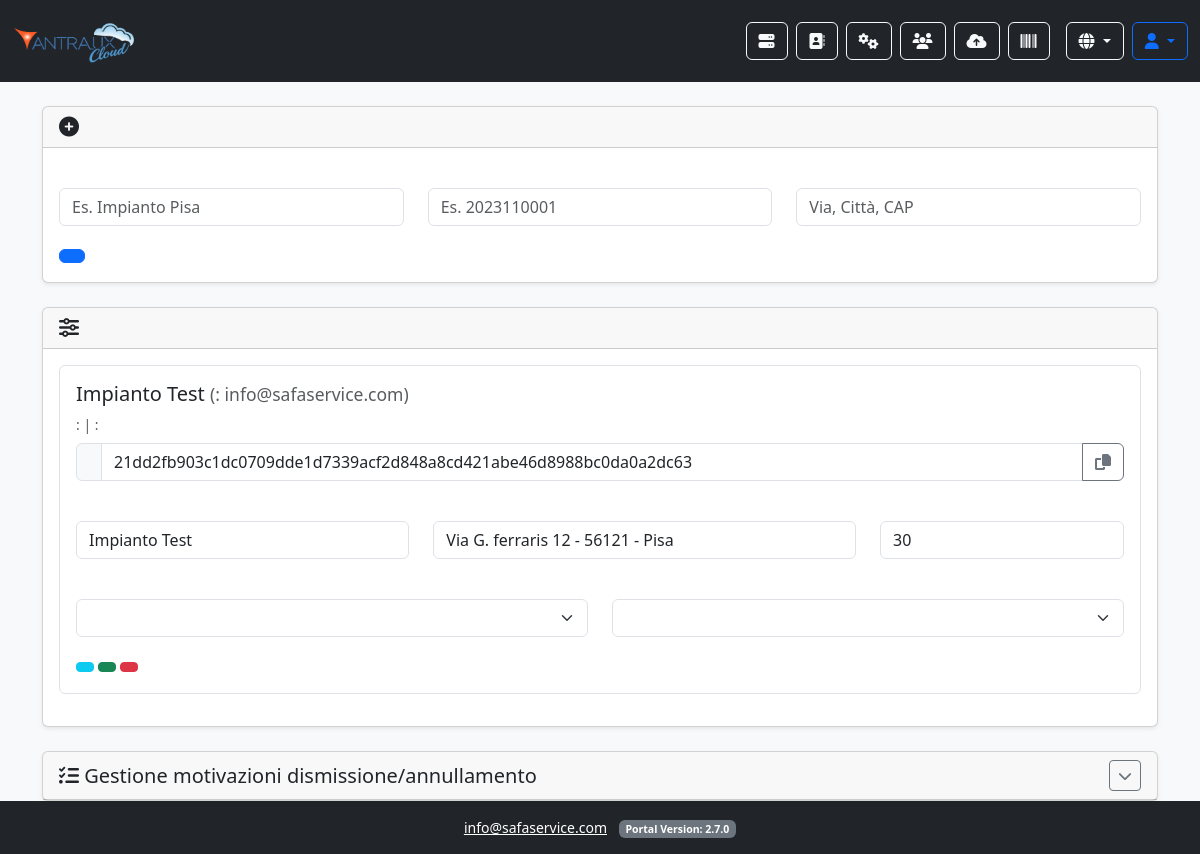
The app's page /WebSiteComunicazione/settings.php (signed in) with its own data.
### tables this page shows
CREATE TABLE `masters` (
  `id` int(11) NOT NULL,
  `creator_id` int(11) DEFAULT NULL,
  `owner_id` int(11) DEFAULT NULL,
  `maintainer_id` int(11) DEFAULT NULL,
  `serial_number` varchar(32) NOT NULL,
  `api_key` varchar(64) NOT NULL,
  `nickname` varchar(100) DEFAULT NULL,
  `address` varchar(255) DEFAULT NULL,
  `fw_version` varchar(16) DEFAULT NULL,
  `rssi` int(11) DEFAULT 0,
  `update_requested` tinyint(1) DEFAULT 0,
  `ota_status` varchar(50) DEFAULT NULL,
  `ota_message` text DEFAULT NULL,
  `slave_update_request_sn` varchar(32) DEFAULT NULL,
  `slave_ota_status` varchar(50) DEFAULT NULL,
  `slave_ota_message` text DEFAULT NULL,
  `last_seen` timestamp NULL DEFAULT NULL,
  `log_retention_days` int(11) DEFAULT 30,
  `created_at` timestamp NULL DEFAULT current_timestamp(),
  `user_id` int(11) DEFAULT NULL,
  `deleted_at` timestamp NULL DEFAULT NULL
);

CREATE TABLE `users` (
  `id` int(11) NOT NULL,
  `email` varchar(100) NOT NULL,
  `password_hash` varchar(255) NOT NULL,
  `google_auth_secret` varchar(255) DEFAULT NULL,
  `created_at` timestamp NULL DEFAULT current_timestamp(),
  `force_password_change` tinyint(1) NOT NULL DEFAULT 0,
  `role` varchar(20) NOT NULL DEFAULT 'client',
  `phone` varchar(20) DEFAULT NULL,
  `whatsapp` varchar(50) DEFAULT NULL,
  `telegram` varchar(50) DEFAULT NULL
);

### WebSiteComunicazione/settings.php (the view, shortened to what this page needs)
<?php
require 'config.php';
require 'lang.php';
$isAdmin = ($_SESSION['user_role'] === 'admin');
$isBuilder = ($_SESSION['user_role'] === 'builder');
$isClient = ($_SESSION['user_role'] === 'client');
$currentUserId = $_SESSION['user_id'];
if ($isAdmin) {
    $sqlMasters = "SELECT m.*, c.email as creator_email, o.email as owner_email, mn.email as maintainer_email FROM masters m
                   LEFT JOIN users c ON m.creator_id = c.id
                   LEFT JOIN users o ON m.owner_id = o.id
                   LEFT JOIN users mn ON m.maintainer_id = mn.id
                   ORDER BY m.deleted_at ASC, m.nickname ASC";
    $stmtM = $pdo->query($sqlMasters);
}
$masters = $stmtM->fetchAll();
?>
<!DOCTYPE html>
<html lang="<?php echo $_SESSION['lang']; ?>">
<head>
    <link href="https://cdn.jsdelivr.net/npm/bootstrap@5.3.0/dist/css/bootstrap.min.css" rel="stylesheet">
    <link rel="stylesheet" href="https://cdnjs.cloudflare.com/ajax/libs/font-awesome/6.4.0/css/all.min.css">
    <link rel="stylesheet" href="https://cdn.jsdelivr.net/gh/lipis/flag-icons@6/css/flag-icons.min.css"/>
</head>
<body class="d-flex flex-column min-vh-100 bg-light">
<?php require 'navbar.php'; ?>
<div class="container mt-4 flex-grow-1">
    <?php if ($isAdmin || $isBuilder || $isClient):  ?>
    <div class="card shadow-sm mb-4">
        <div class="card-header">
            <h5 class="mb-0"><i class="fas fa-plus-circle"></i> <?php echo $lang['settings_add_new']; ?></h5>
        </div>
        <div class="card-body">
            <form method="POST">
                <div class="row">
                    <div class="col-md-4 mb-3">
                        <input type="text" name="nickname" class="form-control" placeholder="Es. Impianto Pisa" required>
                    </div>
                    <div class="col-md-4 mb-3">
                        <input type="text" name="serial_number" class="form-control" placeholder="Es. 2023110001" required>
                    </div>
                    <div class="col-md-4 mb-3">
                        <input type="text" name="address" class="form-control" placeholder="Via, Città, CAP">
                    </div>
                </div>
                <button type="submit" class="btn btn-primary"><?php echo $lang['settings_btn_add']; ?></button>
            </form>
        </div>
    </div>
    <?php endif; ?>
    <div class="card shadow-sm">
        <div class="card-header">
            <h5 class="mb-0"><i class="fas fa-sliders-h"></i> <?php echo $lang['settings_manage_existing']; ?></h5>
        </div>
        <div class="card-body">
            <?php foreach ($masters as $master): ?>
                <?php
                    $isDeleted = !empty($master['deleted_at']);
                    $bgStyle = $isDeleted ? "background-color: #ffe6e6;" : "";
                    $canManage = $isAdmin || ($isBuilder && $master['creator_id'] == $currentUserId);
                    $canDeletePlant = $isAdmin
                        || ((int)$master['creator_id'] === (int)$currentUserId)
                        || ((int)$master['owner_id'] === (int)$currentUserId)
                        || ((int)$master['maintainer_id'] === (int)$currentUserId);
                ?>
                <form method="POST" class="border rounded p-3 mb-3" style="<?php echo $bgStyle; ?>">
                    <h5>
                        <?php echo htmlspecialchars($master['nickname']); ?>
                        <?php if($isAdmin) echo " <small class='text-muted'>({$lang['settings_creator']}: " . ($master['creator_email'] ?? 'N/D') . ")</small>"; ?>
                    </h5>
                    <div class="mb-2 small text-muted">
                        <?php echo $lang['settings_owner']; ?>: <?php echo $master['owner_email'] ?? $lang['settings_unassigned']; ?> |
                        <?php echo $lang['settings_maintainer']; ?>: <?php echo $master['maintainer_email'] ?? $lang['settings_unassigned']; ?>
                    </div>
                    <div class="input-group mb-3">
                        <span class="input-group-text"><?php echo $lang['settings_api_key']; ?></span>
                        <input type="text" class="form-control" value="<?php echo $master['api_key']; ?>" id="apiKey-<?php echo $master['id']; ?>" readonly>
                        <button class="btn btn-outline-secondary" type="button" onclick="copyToClipboard('apiKey-<?php echo $master['id']; ?>')"><i class="fas fa-copy"></i> <?php echo $lang['settings_copy']; ?></button>
                    </div>
                    <div class="row">
                        <div class="col-md-4"><label><?php echo $lang['settings_nickname']; ?></label><input type="text" name="nickname" class="form-control" value="<?php echo htmlspecialchars($master['nickname']); ?>" <?php if(!$canManage) echo 'readonly'; ?>></div>
                        <div class="col-md-5"><label><?php echo $lang['settings_address']; ?></label><input type="text" name="address" class="form-control" value="<?php echo htmlspecialchars($master['address']); ?>" <?php if(!$canManage) echo 'readonly'; ?>></div>
                        <div class="col-md-3"><label><?php echo $lang['settings_log_retention']; ?></label><input type="number" name="log_retention_days" class="form-control" value="<?php echo $master['log_retention_days']; ?>" min="1" max="365" <?php if(!$canManage) echo 'readonly'; ?>></div>
                    </div>
                    <?php if ($canManage):  ?>
                        <div class="row mt-3">
                            <div class="col-md-6">
                                <select name="owner_id" class="form-select">
                                    <option value=""><?php echo $lang['settings_none']; ?></option>
                                </select>
                            </div>
                            <div class="col-md-6">
                                <select name="maintainer_id" class="form-select">
                                    <option value=""><?php echo $lang['settings_none']; ?></option>
                                </select>
                            </div>
                        </div>
                    <?php endif; ?>
                    <div class="mt-3">
                        <?php if ($canManage): ?>
                            <button type="submit" name="action" value="update_master" class="btn btn-info btn-sm"><?php echo $lang['settings_save_data']; ?></button>
                            <button type="submit" name="action" value="assign_master" class="btn btn-success btn-sm"><?php echo $lang['settings_save_assign']; ?></button>
                        <?php endif; ?>
                        <?php if(!$isDeleted && $canDeletePlant): ?>
                            <button type="button"
                                    class="btn btn-danger btn-sm"
                                    onclick="openDeletePlantModal(
                                        <?php echo (int)$master['id']; ?>,
                                        '<?php echo htmlspecialchars((string)$master['nickname'], ENT_QUOTES); ?>',
                                        '<?php echo htmlspecialchars((string)$master['serial_number'], ENT_QUOTES); ?>'
                                    )">
                            </button>
                        <?php endif; ?>
                    </div>
                </form>
            <?php endforeach; ?>
        </div>
    </div>
    <?php if ($isAdmin): ?>
    <div class="card shadow-sm mt-4">
        <div class="card-header d-flex justify-content-between align-items-center">
            <h5 class="mb-0"><i class="fas fa-list-check"></i> Gestione motivazioni dismissione/annullamento</h5>
            <button class="btn btn-sm btn-outline-secondary" type="button" data-bs-toggle="collapse" data-bs-target="#statusReasonPanel" aria-expanded="false" aria-controls="statusReasonPanel">
                <i class="fas fa-chevron-down"></i>
            </button>
        </div>
    </div>
    <?php endif; ?>
</div>
<?php require 'footer.php'; ?>
</body>
</html>

### records on screen
masters: nickname "Impianto Test", creator.email "info@safaservice.com", api_key+id "21dd2fb903c1dc0709dde1d7339acf2d848a8cd421abe46d8988bc0da0a2dc63", address "Via G. ferraris 12 - 56121 - Pisa", log_retention_days "30"

### other values on screen
$lang['footer_portal_version'] "Portal Version"
$portalVersion "2.7.0"
